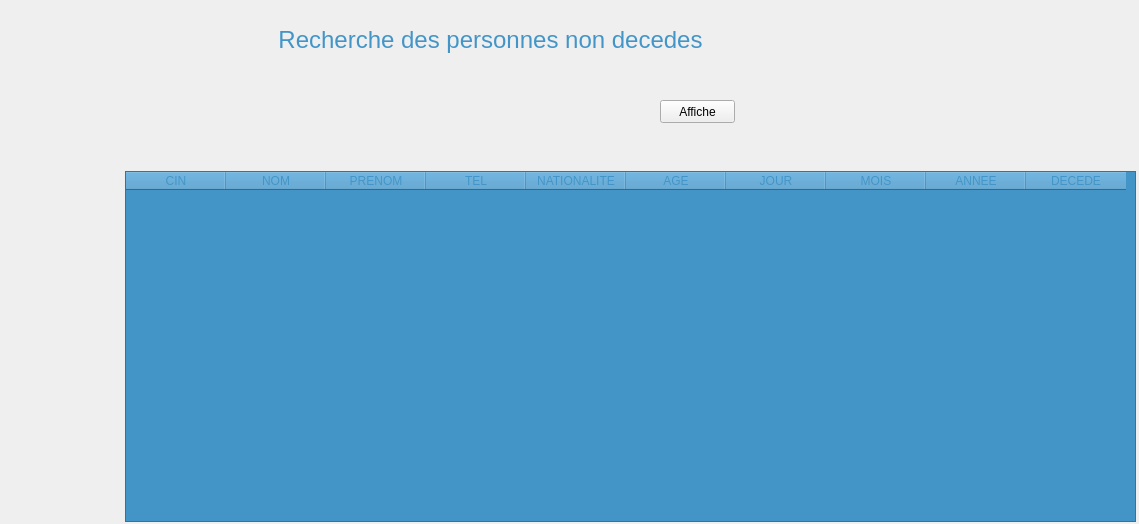
<?xml version="1.0" encoding="UTF-8"?>
<ui version="4.0">
 <class>w16</class>
 <widget class="QWidget" name="w16">
  <property name="geometry">
   <rect>
    <x>0</x>
    <y>0</y>
    <width>1139</width>
    <height>524</height>
   </rect>
  </property>
  <property name="windowTitle">
   <string>Form</string>
  </property>
  <widget class="QPushButton" name="affiche">
   <property name="geometry">
    <rect>
     <x>660</x>
     <y>100</y>
     <width>75</width>
     <height>23</height>
    </rect>
   </property>
   <property name="text">
    <string>Affiche</string>
   </property>
  </widget>
  <widget class="QLabel" name="label">
   <property name="geometry">
    <rect>
     <x>260</x>
     <y>20</y>
     <width>461</width>
     <height>41</height>
    </rect>
   </property>
   <property name="text">
    <string>&lt;html&gt;&lt;head/&gt;&lt;body&gt;&lt;p align=&quot;center&quot;&gt;&lt;span style=&quot; font-size:18pt; color:#4395c8;&quot;&gt;Recherche des personnes non decedes&lt;/span&gt;&lt;/p&gt;&lt;/body&gt;&lt;/html&gt;</string>
   </property>
  </widget>
  <widget class="QTableWidget" name="tabl">
   <property name="geometry">
    <rect>
     <x>125</x>
     <y>171</y>
     <width>1011</width>
     <height>351</height>
    </rect>
   </property>
   <property name="styleSheet">
    <string notr="true">color: rgb(67, 149, 200);
background-color: rgb(67, 149, 200);</string>
   </property>
   <column>
    <property name="text">
     <string>CIN</string>
    </property>
   </column>
   <column>
    <property name="text">
     <string>NOM</string>
    </property>
   </column>
   <column>
    <property name="text">
     <string>PRENOM</string>
    </property>
   </column>
   <column>
    <property name="text">
     <string>TEL</string>
    </property>
   </column>
   <column>
    <property name="text">
     <string>NATIONALITE</string>
    </property>
   </column>
   <column>
    <property name="text">
     <string>AGE</string>
    </property>
   </column>
   <column>
    <property name="text">
     <string>JOUR</string>
    </property>
   </column>
   <column>
    <property name="text">
     <string>MOIS</string>
    </property>
   </column>
   <column>
    <property name="text">
     <string>ANNEE</string>
    </property>
   </column>
   <column>
    <property name="text">
     <string>DECEDE</string>
    </property>
   </column>
  </widget>
 </widget>
 <resources/>
 <connections/>
</ui>
